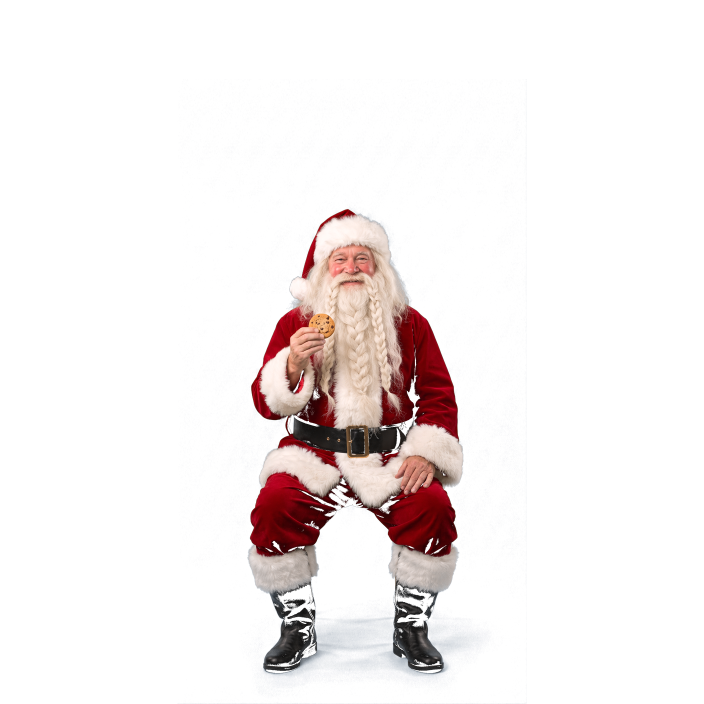
#> input picture assets/santa/eat.png, 1408 x 1408 px, given as the content of the folder ../assets/santa/eat.png, which was not available (shown at 1/2 size)
$ python key_green.py ../assets/santa/eat.png ../assets/santa/reach.png
#> lines starting #> are read from the running program, lines starting #| are printed output that depends on the picture; after the words box and inside, x2 and y2 are one past the last pixel; in counts of white or black regions, pixels touching at a corner belong together; pictures that were not available may be replaced by others from this repository, and a replacement may not be noted
#!/usr/bin/env python3
"""Key green-screen Santa sprites to alpha, with despill.

The generated frames are shot against a lit green backdrop, so two things go
wrong if you key them naively:

  1. The backdrop is not flat. It is a lit sweep, brighter in the middle and
     darker at the edges, and a fixed threshold either eats into the white fur
     on one side or leaves a green curtain on the other. So the key is measured
     RELATIVE to the backdrop's own green excess at that pixel, sampled from the
     image border, rather than against a hard-coded green.

  2. The green bounces back onto the subject. Black boots and white fur trim
     come back with a green cast, which is the single most obvious "this was
     cut out" artefact once he is standing in a warm room. Despill pulls the
     green channel down to the average of red and blue wherever green exceeds
     it, which is exactly the condition that "green spill" describes and which
     never touches a genuinely green subject pixel.

Framing convention, matching what the engine expects: every sprite lands on a
canvas of the same height with his BOOTS on the bottom edge, so the composer can
scale by height and put his feet on the floor line.
"""
import sys, os, glob
import numpy as np
from PIL import Image

CANVAS_H = 1408
FIGURE_H = 1250          # alpha height of the figure within that canvas


def key_one(path):
#> called with path = '_only/eat.png'
    im = Image.open(path).convert("RGB")
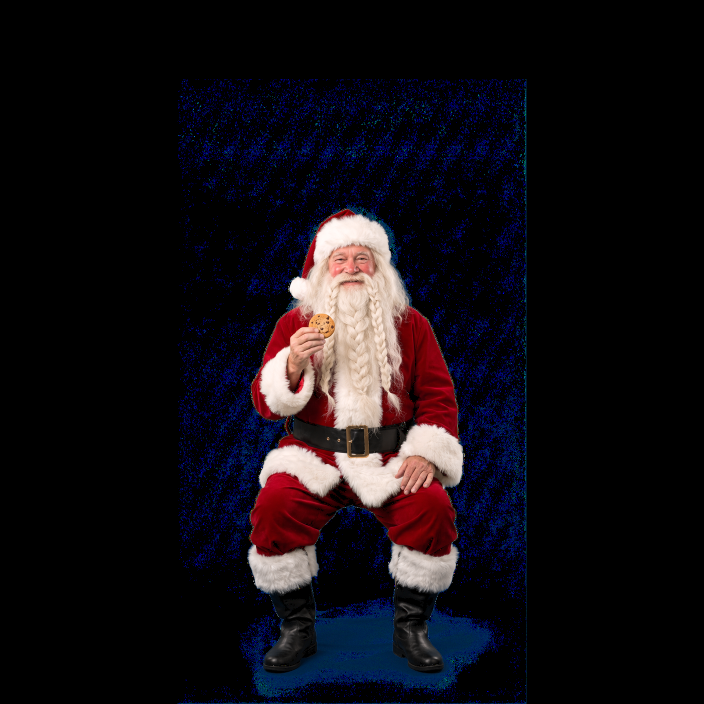
#> im: PIL image 1408x1408 RGB (shown at 1/2 size); mean R, G, B 18.7, 14.6, 19.8
    a = np.asarray(im).astype(np.float32)
    r, g, b = a[:, :, 0], a[:, :, 1], a[:, :, 2]
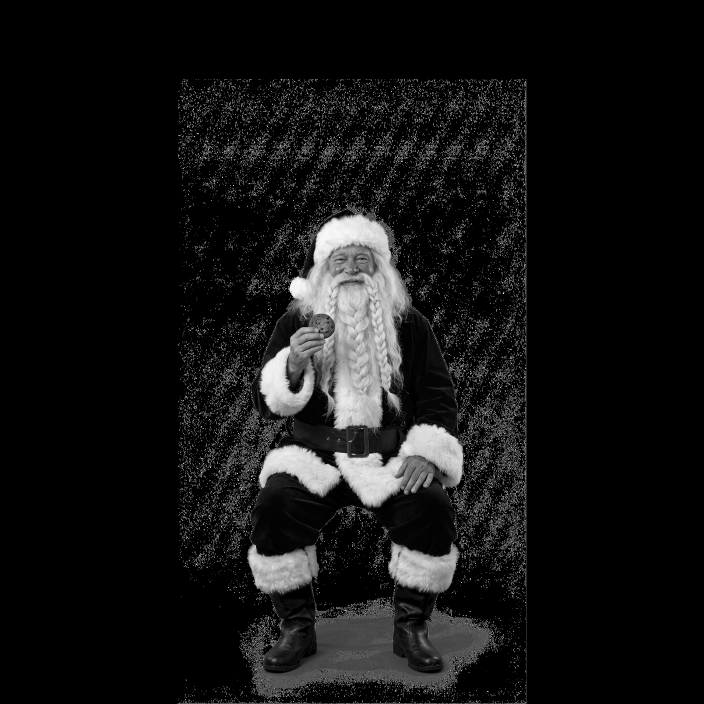
#> b: shape (1408, 1408) float32 (shown at 1/2 size); min 0, max 255, mean 19.8

    # Backdrop reference from the border ring: how green is pure background here?
    ring = np.concatenate([
        a[:6].reshape(-1, 3), a[-6:].reshape(-1, 3),
        a[:, :6].reshape(-1, 3), a[:, -6:].reshape(-1, 3)])
    bg_r, bg_g, bg_b = np.median(ring, axis=0)
#> bg_r = 0; bg_g = 0; bg_b = 0
    bg_excess = max(12.0, bg_g - max(bg_r, bg_b))
#> bg_excess = 12

    # Green excess of each pixel, relative to that backdrop level.
    excess = np.maximum(0.0, g - np.maximum(r, b))
    alpha = 1.0 - np.clip(excess / bg_excess, 0.0, 1.0)

    # Guard against a backdrop that is not quite the sampled green: where a
    # pixel is neither green-dominant nor close to the backdrop colour, keep it.
    #
    # This rescue MUST NOT be a plain saturation test. The backdrop itself is
    # highly saturated — it is chroma green — so "is this colourful?" answers
    # yes for every background pixel and the whole backdrop survives as an
    # opaque blue rectangle behind Santa. Only pixels that are NOT
    # green-dominant are eligible to be rescued this way.
    near_bg = (np.abs(r - bg_r) + np.abs(g - bg_g) + np.abs(b - bg_b)) < 150.0
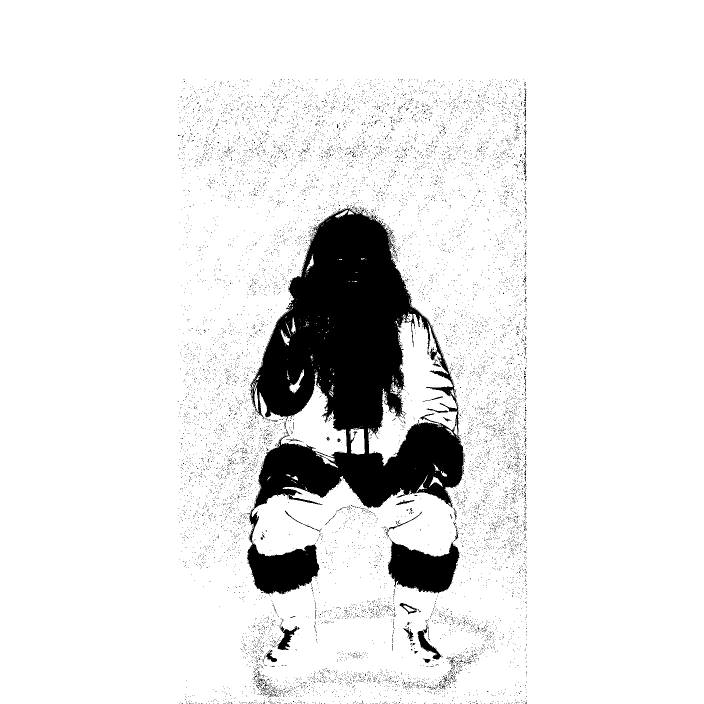
#> near_bg: shape (1408, 1408) bool (shown at 1/2 size); 90.9% white; 12950 black regions (12909 under 20 px), largest, box (x1, y1, x2, y2) and area: (494, 416, 930, 1189) 145815, (776, 1043, 919, 1187) 10032, (835, 1261, 883, 1319) 849
    green_dominant = g > np.maximum(r, b)
#> green_dominant: shape (1408, 1408) bool; 0.03% white in thin lines or dots, all inside (x1, y1, x2, y2) = (360, 179, 1053, 1399)
    sat = a.max(axis=2) - a.min(axis=2)
    rescue = np.clip((sat - 40.0) / 45.0, 0.0, 1.0)
    alpha = np.where(green_dominant | near_bg, alpha, np.maximum(alpha, rescue))
    alpha = np.where((r + g + b) < 42.0, 0.0, alpha)   # black backdrop shadows
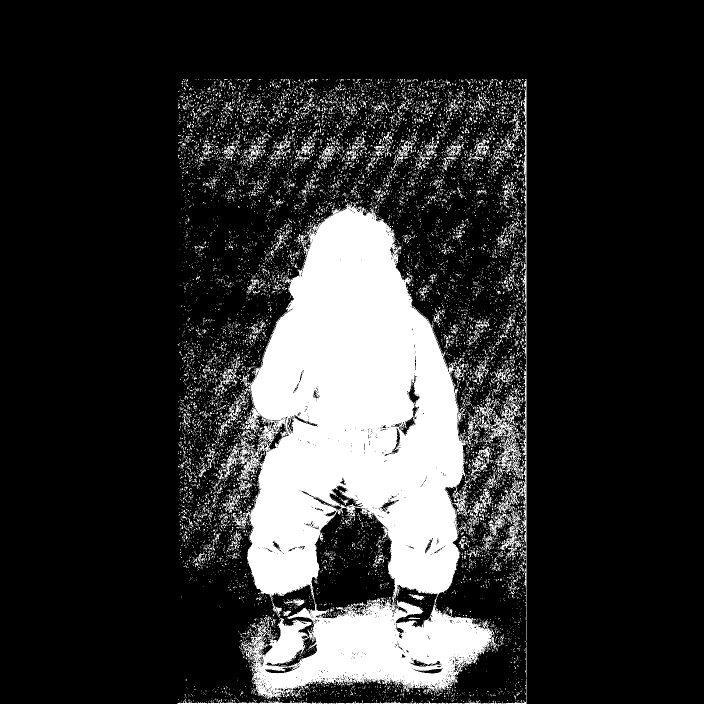
#> alpha: shape (1408, 1408) float32 (shown at 1/2 size); min 0, max 1, mean 0.188

    # Despill: green never rises above the mean of red and blue.
    rb = (r + b) * 0.5
    g = np.minimum(g, np.maximum(rb, g * 0.0 + rb))
    # And a touch of saturation back into the red, which loses punch when green
    # is pulled out of a red suit.
    r = np.clip(r * 1.03, 0, 255)

    out = np.dstack([r, g, b, alpha * 255.0]).astype(np.uint8)
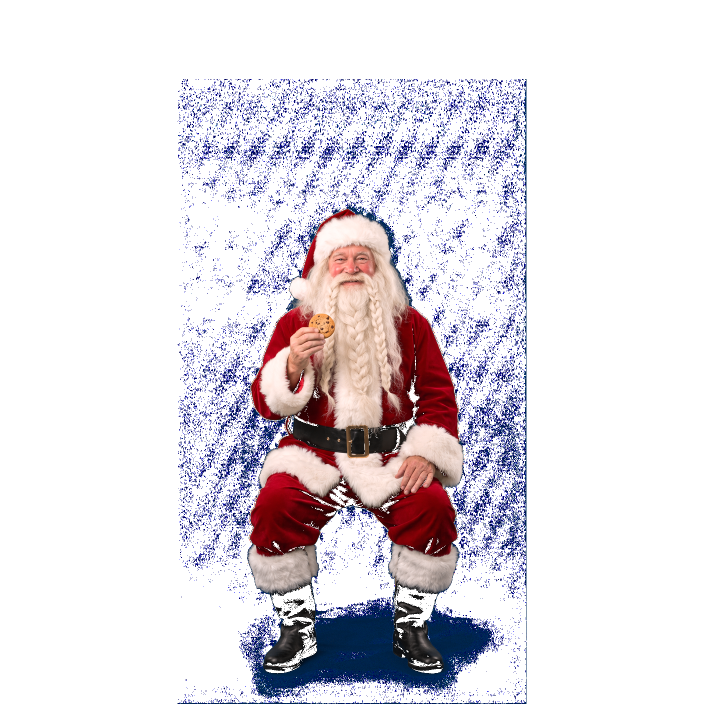
#> out: shape (1408, 1408, 4) (shown at 1/2 size); mean of channels 0, 1, 2, 3 19.2, 14.3, 19.8, 47.9; transparent parts drawn white
    return Image.fromarray(out, "RGBA")


def trim(img, thresh=8):
    """Crop to the ALPHA bounds, not the RGB bounds.
    PIL's getbbox() on RGBA asks whether ANY channel is non-zero, and after
    despilling the backdrop pixels still carry a dark RGB value under alpha 0.
    So getbbox() returns the whole frame, the trim silently does nothing, and
    the figure keeps the backdrop's empty space below its boots — which the art
    check correctly reports as "he will float above the floor"."""
#> called with thresh = 8
    a = np.asarray(img)
    mask = a[:, :, 3] > thresh
#> mask: shape (1408, 1408) bool; 18.8% white; 11631 white regions (11116 under 20 px), largest, box (x1, y1, x2, y2) and area: (435, 403, 999, 1403) 291579, (966, 158, 1053, 1202) 7184, (355, 1358, 1053, 1408) 1693
    if not mask.any():
        return img
    rows = np.where(mask.any(axis=1))[0]
#> rows = 1250 values from 158 to 1407
    cols = np.where(mask.any(axis=0))[0]
#> cols = 698 values from 355 to 1052
    return img.crop((int(cols[0]), int(rows[0]), int(cols[-1]) + 1, int(rows[-1]) + 1))
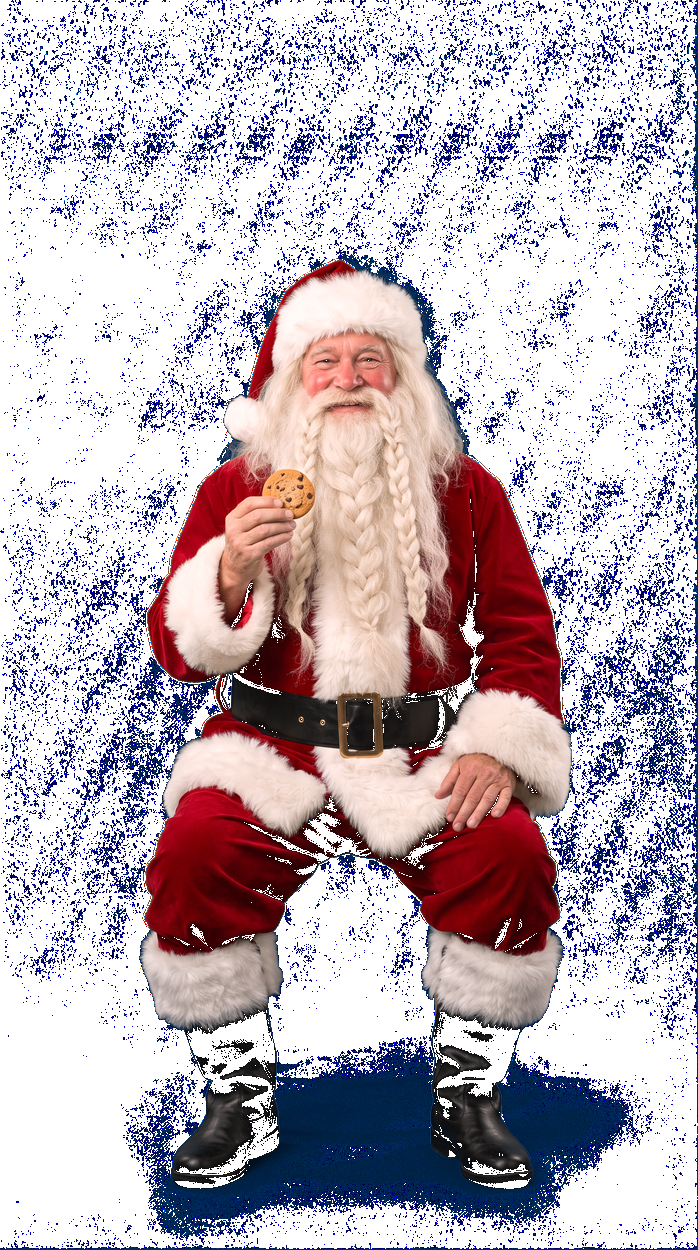
#> returned value: PIL image 698x1250 RGBA; mean R, G, B, A 43.5, 32.4, 45, 108.7; transparent parts drawn white


def _alpha_bbox(img, thresh=8):
#> called with thresh = 8
    a = np.asarray(img)
    m = a[:, :, 3] > thresh
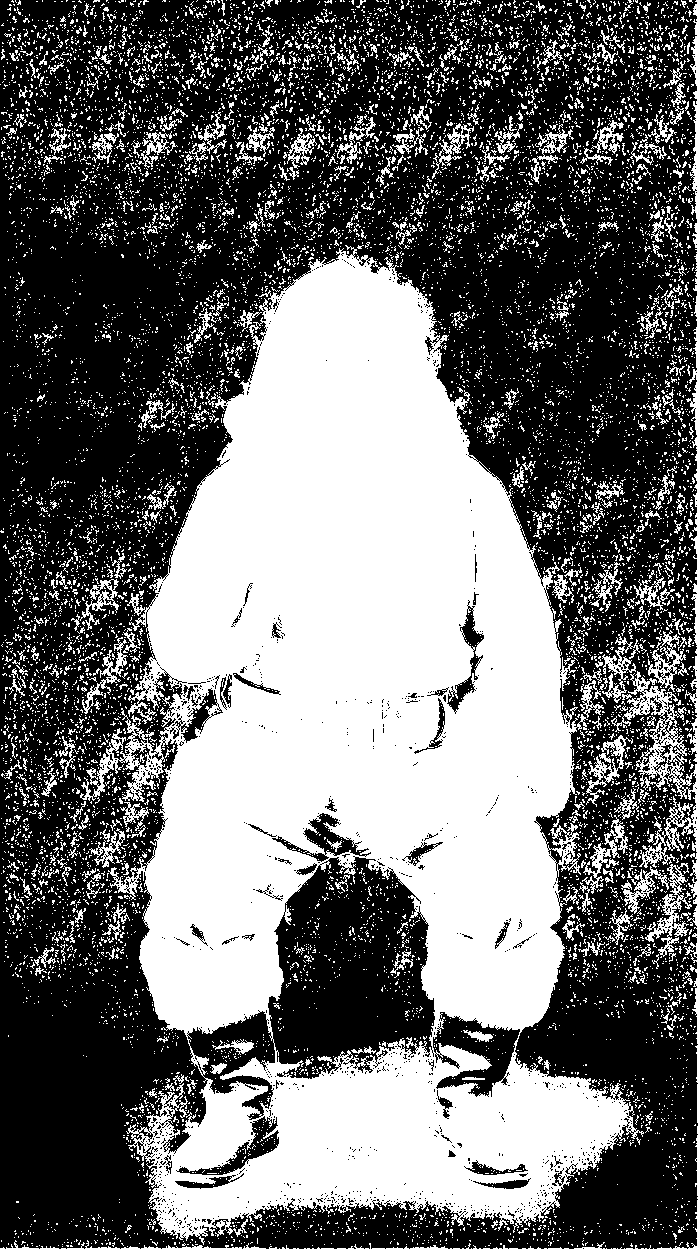
#> m: shape (1250, 698) bool; 42.7% white; 11631 white regions (11116 under 20 px), largest, box (x1, y1, x2, y2) and area: (80, 245, 644, 1245) 291579, (611, 0, 698, 1044) 7184, (0, 1200, 698, 1250) 1693
    if not m.any():
        return None
    rows = np.where(m.any(axis=1))[0]
#> rows = 1250 values from 0 to 1249
    cols = np.where(m.any(axis=0))[0]
#> cols = 698 values from 0 to 697
    return int(cols[0]), int(rows[0]), int(cols[-1]) + 1, int(rows[-1]) + 1


def frame(img, canvas_h=CANVAS_H, figure_h=FIGURE_H):
    bb = _alpha_bbox(img)
#> bb = (0, 0, 698, 1250)
    if bb:
        img = img.crop(bb)
    w, h = img.size
#> w = 698; h = 1250
    s = figure_h / h
#> s = 1
    nw, nh = max(1, int(round(w * s))), max(1, int(round(h * s)))
#> nw = 698; nh = 1250
    img = img.resize((nw, nh), Image.LANCZOS)
    # Crop again AFTER the resize. Lanczos resampling pulls the transparent
    # border into the edge pixels, which left a 2-4% band of near-zero alpha
    # under the boots and made him float a few pixels above the floor line.
    bb = _alpha_bbox(img)
    if bb:
        img = img.crop(bb)
        nw, nh = img.size
    canvas = Image.new("RGBA", (canvas_h, canvas_h), (0, 0, 0, 0))
#> canvas: PIL image 1408x1408 RGBA; every value is 0
    # Paste WITHOUT passing the image as its own mask. That form blends the
    # source into a transparent destination using the source alpha as the mask,
    # so the stored alpha becomes alpha*alpha/255 — squaring it. The
    # anti-aliased bottom edge of the boots then falls below any sane
    # threshold and reads as empty, which is the "he will float above the
    # floor" failure. The destination here is empty, so a direct paste is
    # exactly equivalent and preserves alpha untouched.
    canvas.paste(img, ((canvas_h - nw) // 2, canvas_h - nh))
    return canvas


def main(src_dir, out_dir):
    os.makedirs(out_dir, exist_ok=True)
    files = sorted(glob.glob(os.path.join(src_dir, "*")))
    files = [f for f in files if f.lower().endswith((".jpg", ".jpeg", ".png"))]
    if not files:
        print("no source images in", src_dir); return 1
    for f in files:
        name = os.path.splitext(os.path.basename(f))[0]
        name = name.split("-")[-1]
        dst = os.path.join(out_dir, name + ".png")
        frame(trim(key_one(f))).save(dst)
        print("  %-8s %s" % (name, dst))
    return 0


if __name__ == "__main__":
    sys.exit(main(sys.argv[1], sys.argv[2]))
#> (the program exits here)
